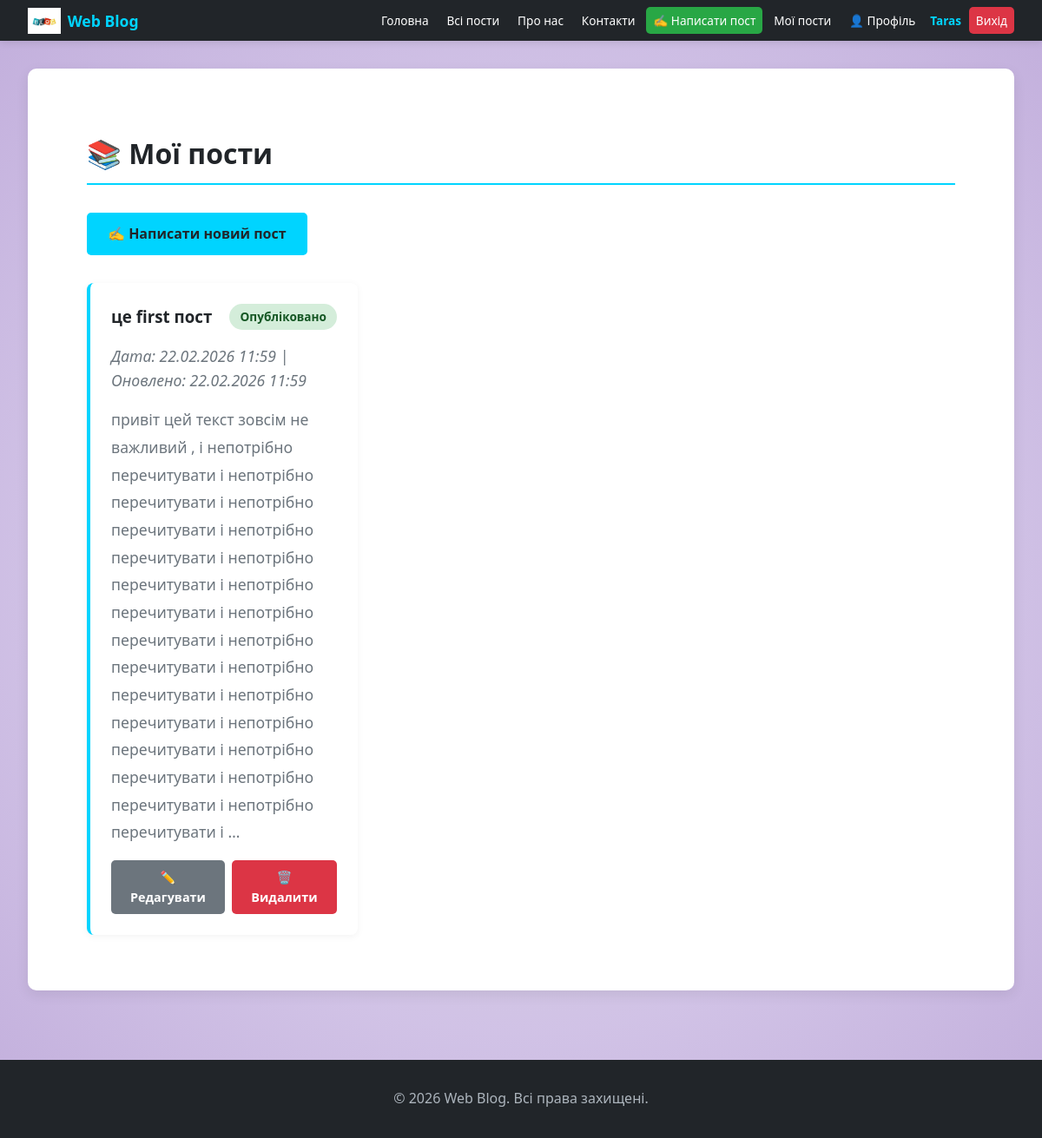
The page /my-posts/ (signed in) on the database its author committed.
### users/models.py (models this page shows, shortened)
class User(AbstractUser):
    avatar = models.ImageField(upload_to='avatars/', blank=True, null=True, verbose_name='Аватар')
    bio = models.TextField(blank=True, null=True, verbose_name='Про себе')
    birth_date = models.DateField(blank=True, null=True, verbose_name='Дата народження')
    class Meta:
        verbose_name = 'Користувач'
        verbose_name_plural = 'Користувачі'

### main/models.py (models this page shows, shortened)
class Post(models.Model):
    id=models.AutoField(primary_key=True, verbose_name='ID')
    title = models.CharField(max_length=200, verbose_name='Заголовок')
    content = models.TextField(verbose_name='Зміст')
    image = models.ImageField(upload_to='posts/', blank=True, null=True, verbose_name='Зображення')
    author = models.ForeignKey(settings.AUTH_USER_MODEL, on_delete=models.CASCADE, verbose_name='Автор', related_name='posts')
    created_at = models.DateTimeField(auto_now_add=True, verbose_name='Дата створення')
    updated_at = models.DateTimeField(auto_now=True, verbose_name='Дата оновлення')
    published = models.BooleanField(default=False, verbose_name='Опубліковано')
    class Meta:
        verbose_name = 'Пост'
        verbose_name_plural = 'Пости'
        ordering = ['-created_at']

### main/views.py (the view)
# urls.py: path('my-posts/', views.my_posts, name='my_posts'),
@login_required(login_url='login')
def my_posts(request):
    posts = Post.objects.filter(author=request.user).order_by('-created_at')
    context = {
        'posts': posts
    }
    return render(request, 'main/my_posts.html', context)

### main/templates/main/my_posts.html (shortened to what this page needs)
{% extends 'main/base.html' %}
{% block content %}
    <div class="my-posts-container">
        <h2>📚 Мої пости</h2>
        <div class="posts-actions">
            <a href="{% url 'create_post' %}" class="btn btn-primary">✍️ Написати новий пост</a>
        </div>
        {% if posts %}
            <div class="posts-list">
                {% for post in posts %}
                    <article class="my-post-card">
                        <div class="post-header">
                            <h3>{{ post.title }}</h3>
                            <span class="status-badge {% if post.published %}published{% else %}draft{% endif %}">
                                {% if post.published %}Опубліковано{% else %}Чернетка{% endif %}
                            </span>
                        </div>
                        <p class="post-meta">
                            Дата: {{ post.created_at|date:"d.m.Y H:i" }}
                            {% if post.updated_at != post.created_at %}
                                | Оновлено: {{ post.updated_at|date:"d.m.Y H:i" }}
                            {% endif %}
                        </p>
                        <p class="post-content">{{ post.content|truncatewords:50 }}</p>
                        <div class="post-actions">
                            <a href="{% url 'edit_post' post.id %}" class="btn btn-secondary btn-sm">✏️ Редагувати</a>
                            <a href="{% url 'delete_post' post.id %}" class="btn btn-danger btn-sm">🗑️ Видалити</a>
                        </div>
                    </article>
                {% endfor %}
            </div>
        {% else %}
            <div class="empty-state">
                <p>У вас немає постів.</p>
                <a href="{% url 'create_post' %}" class="btn btn-primary">Напишіть свій перший пост</a>
            </div>
        {% endif %}
    </div>
{% endblock %}

### main/templates/main/base.html (shortened to what this page needs)
{% load static %}
<!DOCTYPE html>
<html lang="uk">
<head>
    <link rel="stylesheet" href="{% static 'main/css/base.css' %}">
</head>
<body>
    <nav class="navbar">
        <div class="nav-container">
            <a href="{% url 'index' %}" class="nav-logo">
                <img src="{% static 'main/img/word-concept-color-geometric-shapes-blog_205544-12899.png' %}" alt="Web Blog" class="logo-image">
                <span class="logo-text">Web Blog</span>
            </a>
            <div class="nav-links">
                <a class="nav-link" href="{% url 'index' %}">Головна</a>
                <a class="nav-link" href="{% url 'all_posts' %}">Всі пости</a>
                <a class="nav-link" href="#">Про нас</a>
                <a class="nav-link" href="#">Контакти</a>
                {% if user.is_authenticated %}
                    <a class="nav-link create-btn" href="{% url 'create_post' %}">✍️ Написати пост</a>
                    <a class="nav-link" href="{% url 'my_posts' %}">Мої пости</a>
                    <a class="nav-link" href="{% url 'users:profile' user.username %}">👤 Профіль</a>
                    <span class="user-info">{{ user.username }}</span>
                    <a class="nav-link logout-btn" href="{% url 'logout' %}">Вихід</a>
                {% else %}
                    <a class="nav-link login-btn" href="{% url 'login' %}">Вхід</a>
                    <a class="nav-link register-btn" href="{% url 'register' %}">Реєстрація</a>
                {% endif %}
            </div>
        </div>
    </nav>
    <main class="main-content">
        <div class="content-box">
            {% block content %}
            {% endblock %}
        </div>
    </main>
    <footer class="footer">
        <p>&copy; 2026 Web Blog. Всі права захищені.</p>
    </footer>
</body>
</html>

### main/static/main/css/base.css (style rules this page uses)
* { margin: 0; padding: 0; box-sizing: border-box; }
body { font-family: 'Segoe UI', Tahoma, Geneva, Verdana, sans-serif; background-color: #f8f9fa; background-image: radial-gradient(circle at center, rgba(180, 180, 180, 0.5) 0%, rgba(170, 140, 210, 0.5) 60%, rgba(140, 100, 190, 0.5) 100%); background-attachment: fixed; color: #333; line-height: 1.6; display: flex; flex-direction: column; min-height: 100vh; }
.navbar { background-color: #212529; padding: 0.5rem 1.5rem; box-shadow: 0 2px 8px rgba(0,0,0,0.1); position: sticky; top: 0; z-index: 100; }
.nav-container { max-width: 1400px; margin: 0 auto; display: flex; justify-content: space-between; align-items: center; flex-wrap: nowrap; }
.nav-logo { display: flex; align-items: center; gap: 0.5rem; text-decoration: none; transition: transform 0.3s ease; flex-shrink: 0; }
.logo-image { height: 35px; width: auto; display: block; }
.logo-text { color: #00d4ff; font-size: 1.3rem; font-weight: bold; white-space: nowrap; }
.nav-links { display: flex; gap: 0.5rem; list-style: none; align-items: center; flex-wrap: nowrap; }
.nav-link { color: #ffffff; text-decoration: none; padding: 0.4rem 0.75rem; border-radius: 5px; transition: all 0.3s ease; font-weight: 500; font-size: 0.9rem; white-space: nowrap; }
.user-info { color: #00d4ff; font-weight: bold; margin: 0 0.25rem; font-size: 0.9rem; white-space: nowrap; }
.create-btn { background-color: #28a745; color: white; }
.logout-btn { background-color: #dc3545; color: white; }
.main-content { flex: 1; max-width: 1200px; margin: 0 auto; width: 100%; padding: 2rem; }
.content-box { background: white; padding: 2.5rem; border-radius: 10px; box-shadow: 0 5px 15px rgba(0,0,0,0.08); }
.content-box h2 { color: #495057; margin-top: 2rem; margin-bottom: 1.5rem; border-bottom: 2px solid #00d4ff; padding-bottom: 0.5rem; }
.content-box p { color: #6c757d; margin-bottom: 1rem; font-size: 1.1rem; }
.posts-list { display: grid; grid-template-columns: repeat(auto-fill, minmax(300px, 1fr)); gap: 2rem; margin-top: 2rem; }
.post-meta { color: #999; font-size: 0.9rem; margin-bottom: 1rem; font-style: italic; }
.footer { background-color: #212529; color: #ffffff; text-align: center; padding: 2rem; margin-top: 3rem; }
.footer p { color: #adb5bd; margin: 0; }
@media (max-width: 1200px) { .nav-container { max-width: 100%; padding: 0 0.5rem; } }
@media (max-width: 1200px) { .nav-links { gap: 0.3rem; } }
@media (max-width: 1200px) { .nav-link { padding: 0.3rem 0.5rem; font-size: 0.85rem; } }
@media (max-width: 1200px) { .logo-text { font-size: 1.1rem; } }
@media (max-width: 1200px) { .logo-image { height: 30px; } }
@media (max-width: 1200px) { .user-info { font-size: 0.85rem; } }
.btn { padding: 0.75rem 1.5rem; border: none; border-radius: 5px; font-size: 1rem; font-weight: 600; cursor: pointer; text-decoration: none; display: inline-block; text-align: center; transition: all 0.3s ease; }
.btn-primary { background-color: #00d4ff; color: #212529; }
.btn-secondary { background-color: #6c757d; color: white; }
.btn-danger { background-color: #dc3545; color: white; }
.btn-sm { padding: 0.5rem 1rem; font-size: 0.9rem; }
.my-posts-container { max-width: 1000px; margin: 0 auto; }
.my-posts-container h2 { color: #212529; margin-bottom: 2rem; font-size: 2rem; }
.posts-actions { margin-bottom: 2rem; }
.my-post-card { background: white; padding: 1.5rem; border-radius: 8px; margin-bottom: 1.5rem; box-shadow: 0 2px 8px rgba(0,0,0,0.05); border-left: 4px solid #00d4ff; }
.post-header { display: flex; justify-content: space-between; align-items: center; margin-bottom: 1rem; }
.post-header h3 { color: #212529; margin: 0; }
.status-badge { padding: 0.25rem 0.75rem; border-radius: 20px; font-size: 0.85rem; font-weight: 600; }
.status-badge.published { background-color: #d4edda; color: #155724; }
.post-content { color: #666; margin-bottom: 1rem; line-height: 1.8; }
.post-actions { display: flex; gap: 0.5rem; margin-top: 1rem; }

### rows shown on the page
User: username "Taras"
Post: title "це first пост", published "Опубліковано", created_at "22.02.2026 11:59", updated_at "22.02.2026 11:59", content "привіт цей текст зовсім не важливий , і непотрібно перечитувати і непотрібно перечитувати і непотрібно перечитувати і непотрібно перечитувати і непотрібно перечитувати і непотрібно перечитувати і непотрібно перечитувати і непотрібно перечитувати і непотрібно перечитувати і непотрібно перечитувати і непотрібно перечитувати і непотрібно перечитувати і непотрібно перечитувати і непотрібно перечитувати і …"
